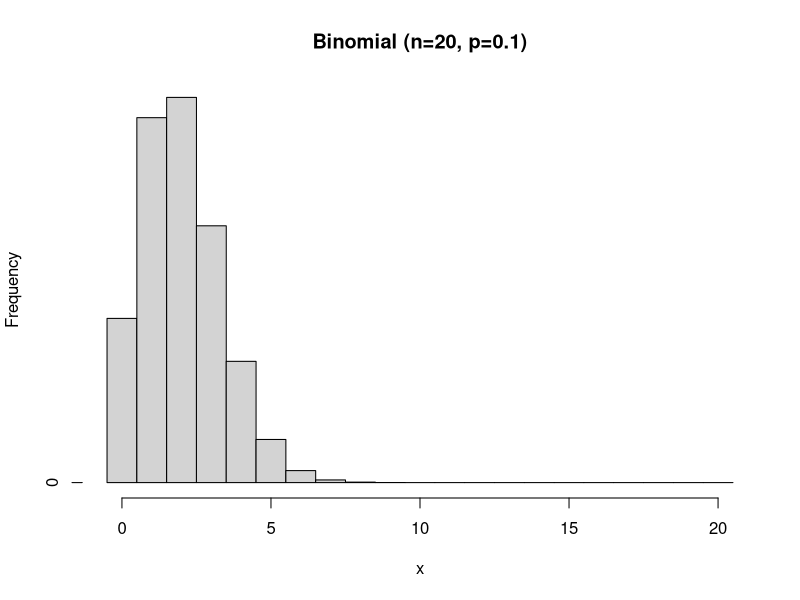
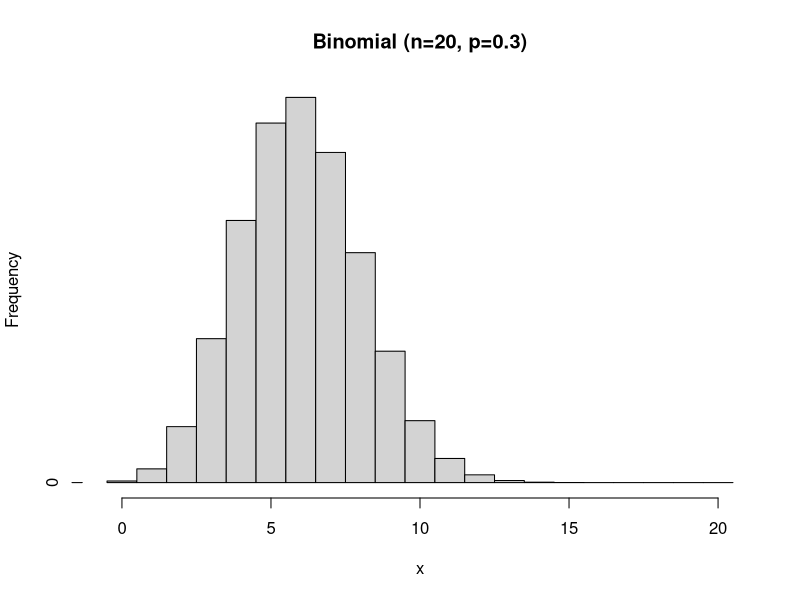
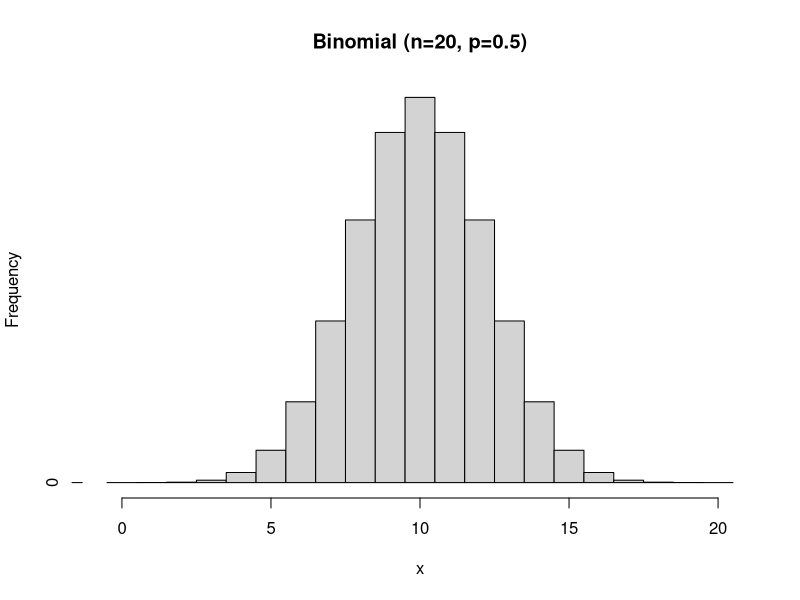
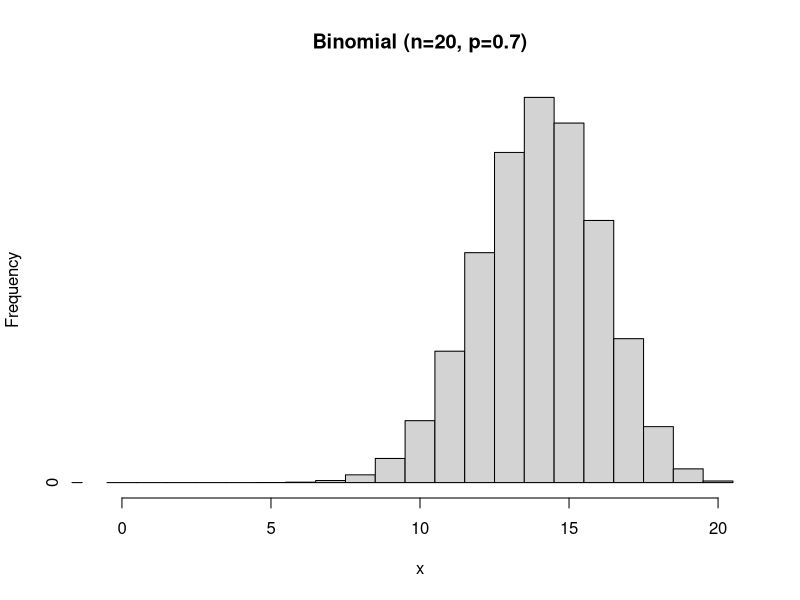
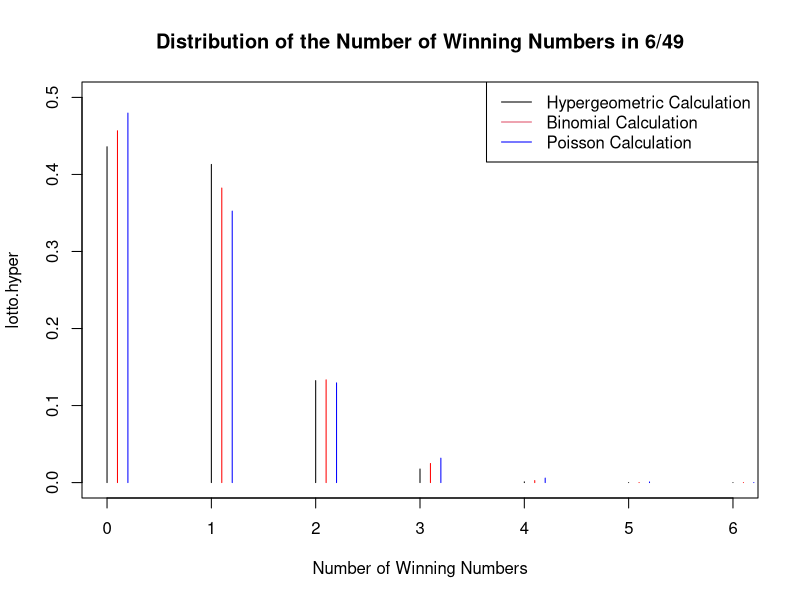

Generate these figures, in order, with R:
#' ---
#' title: "Introduction to Statistical Methods"
#' subtitle: "Binomial Distribution"
#' author: "Longhai Li"
#' date: "September 2019"
#' output: 
#'    html_document:
#'        toc: true
#'        number_sections: true
#'        highlight: tango
#'        fig_width: 10
#'        fig_height: 8
#' ---

#' # Factorials 
factorial (10)

#' Find number of combindations of choosing 40 out of 400 ##########
choose (400,40)

choose (49, 6)

#' Find number of permuation of choosing 40 out of 400 #############

choose (400, 40) * factorial (40)

#' # Binomial probability distribution 

n <- 20; p <- 0.1
x <- 0:n

binom.x <- dbinom (x, size = n, p = p) # compute binomial probability
binom.x
breaks <-  c(x - 0.5, n + 0.5)
breaks
hist.binom <- list (breaks = breaks, counts = binom.x) 
class (hist.binom) <- "histogram"
plot (hist.binom, main = sprintf("Binomial (n=%g, p=%.1f)", n,p), xlab = "x")



n <- 20; p <- 0.3
x <- 0:n


binom.x <- dbinom (x, size = n, p = p) # compute binomial probability
binom.x
breaks <-  c(x - 0.5, n + 0.5)
breaks
hist.binom <- list (breaks = breaks, counts = binom.x) 
class (hist.binom) <- "histogram"
plot (hist.binom, main = sprintf("Binomial (n=%g, p=%.1f)", n,p), xlab = "x")



n <- 20; p <- 0.5
x <- 0:n

binom.x <- dbinom (x, size = n, p = p) # compute binomial probability
binom.x
breaks <-  c(x - 0.5, n + 0.5)
breaks
hist.binom <- list (breaks = breaks, counts = binom.x) 
class (hist.binom) <- "histogram"
plot (hist.binom, main = sprintf("Binomial (n=%g, p=%.1f)", n,p), xlab = "x")


n <- 20; p <- 0.7
x <- 0:n

binom.x <- dbinom (x, size = n, p = p) # compute binomial probability
binom.x
breaks <-  c(x - 0.5, n + 0.5)
breaks
hist.binom <- list (breaks = breaks, counts = binom.x) 
class (hist.binom) <- "histogram"
plot (hist.binom, main = sprintf("Binomial (n=%g, p=%.1f)", n,p), xlab = "x")

#' # Hypergeometric Distribution for 6/49

#' Calculate the PMFs in three ways

lotto.hyper <- dhyper(0:6, 6, 43, 6) # Exact Method
lotto.binomial <- dbinom (0:6, 6, 6/49)
lotto.poisson <- dpois(0:6, lambda = 6*6/49)

#' Comparision of probability functions
round(data.frame (x=0:6,  lotto.hyper, lotto.binomial, lotto.poisson), digits = 8)

plot(0:6, lotto.hyper, type = "h", ylim = c(0, 0.5),
     main = "Distribution of the Number of Winning Numbers in 6/49",
     xlab = "Number of Winning Numbers")
lines(0:6+0.1, lotto.binomial, type = "h", col = "red")
lines(0:6+0.2, lotto.poisson, type = "h", col = "blue")

legend("topright",
       legend = c("Hypergeometric Calculation",
                  "Binomial Calculation", 
                  "Poisson Calculation"), 
       lty = c(1,1,1),
       col = c(1,2,"blue"))
